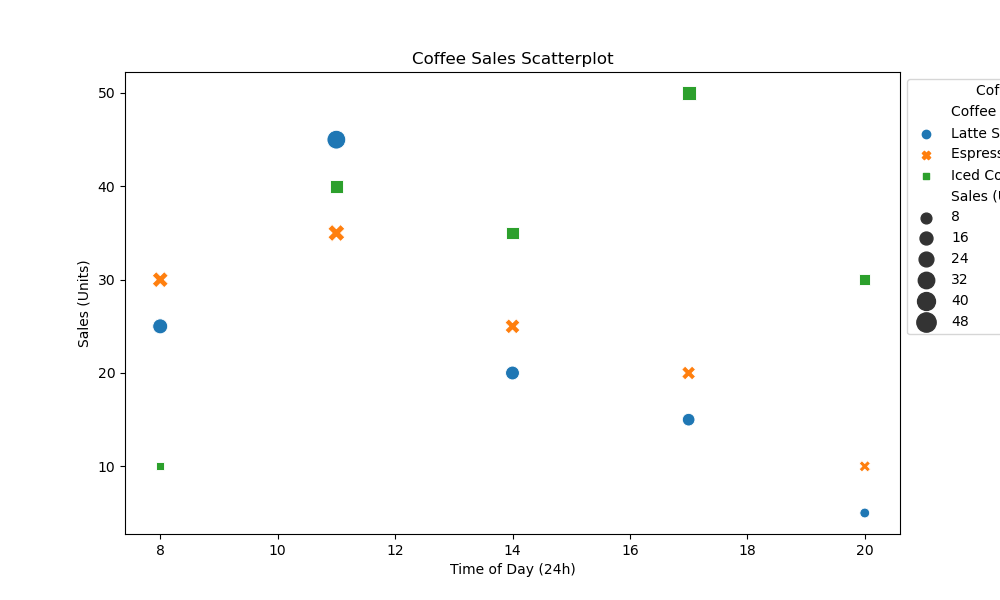

The Python source for this figure:

import pandas as pd
import seaborn as sns
import matplotlib.pyplot as plt

# Provided data
data = [
    {'Time of Day (24h)': '08:00', 'Latte Sales (Units)': 25, 'Espresso Sales (Units)': 30, 'Iced Coffee Sales (Units)': 10},
    {'Time of Day (24h)': '11:00', 'Latte Sales (Units)': 45, 'Espresso Sales (Units)': 35, 'Iced Coffee Sales (Units)': 40},
    {'Time of Day (24h)': '14:00', 'Latte Sales (Units)': 20, 'Espresso Sales (Units)': 25, 'Iced Coffee Sales (Units)': 35},
    {'Time of Day (24h)': '17:00', 'Latte Sales (Units)': 15, 'Espresso Sales (Units)': 20, 'Iced Coffee Sales (Units)': 50},
    {'Time of Day (24h)': '20:00', 'Latte Sales (Units)': 5, 'Espresso Sales (Units)': 10, 'Iced Coffee Sales (Units)': 30}
]

# Convert the data into a pandas DataFrame
df = pd.DataFrame(data)

# We need to convert the time into a numerical value for plotting
# For simplicity, let's convert the hour part only
df['Time (Hours)'] = pd.to_datetime(df['Time of Day (24h)']).dt.hour

# Now we melt the DataFrame to have coffee types as a separate categorical variable
df_melted = df.melt(id_vars=['Time of Day (24h)', 'Time (Hours)'], 
                    value_vars=['Latte Sales (Units)', 'Espresso Sales (Units)', 'Iced Coffee Sales (Units)'],
                    var_name='Coffee Type', value_name='Sales (Units)')

# Create a scatterplot
plt.figure(figsize=(10, 6))
scatter_plot = sns.scatterplot(data=df_melted, x='Time (Hours)', y='Sales (Units)',
                               hue='Coffee Type', style='Coffee Type', size='Sales (Units)',
                               sizes=(50, 200))

# Customize the axes and legends
scatter_plot.set_title('Coffee Sales Scatterplot')
scatter_plot.set_ylabel('Sales (Units)')
scatter_plot.set_xlabel('Time of Day (24h)')
scatter_plot.legend(title='Coffee Type', loc='upper left', bbox_to_anchor=(1, 1))

# Show the plot
plt.show()
